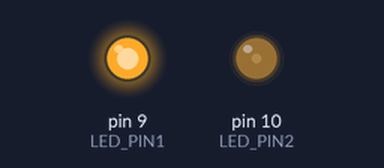
The sketch below on a simulated Arduino Uno, built with avr-gcc and run on an emulated ATmega328P. Parts: output pins drawn as LEDs (lit = HIGH).

Above: at 0.1 s.
Timing chart, 0 to 1.6 s (numbered marks = the images above):
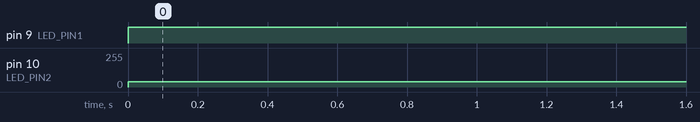

Measured:
- by itself, pin 9 (LED_PIN1): LOW → HIGH at 0.00 s
- by itself, pin 10 (LED_PIN2): 0/255 → 40/255 at 0.00 s

The sketch:

chap1_4.ino
```cpp
#define LED_PIN1 9
#define LED_PIN2 10
void setup()
{
  pinMode(LED_PIN1, OUTPUT);
  pinMode(LED_PIN2, OUTPUT);
}

void loop()
{
  analogWrite(LED_PIN1, 255);
  analogWrite(LED_PIN2, 40);
}
```
